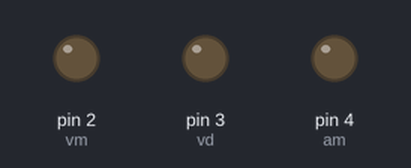
This sketch was run on a simulated Arduino Uno, built with avr-gcc and run on an emulated ATmega328P. On the bench: output pins drawn as LEDs (lit = HIGH).

Above: at 1.0 s.
At 3.0 s:
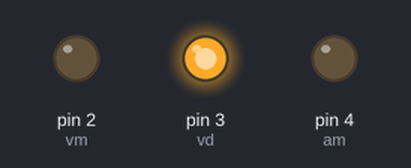
At 5.0 s:
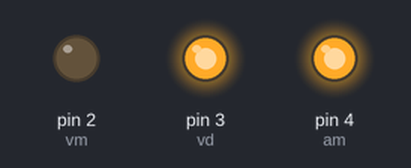
At 7.0 s:
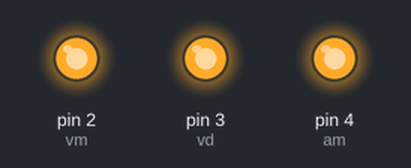
Timing chart, 0 to 10.4 s (numbered marks = the images above):
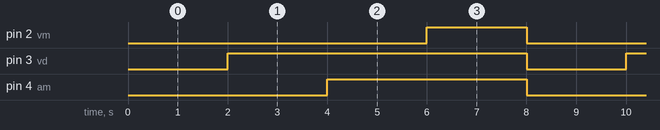

Measured:
- by itself, pin 2 (vm): alternates HIGH for 2.0 s and LOW for 6.0 s
- by itself, pin 3 (vd): alternates HIGH for 6.0 s and LOW for 2.0 s
- by itself, pin 4 (am): alternates HIGH for 4.0 s and LOW for 4.0 s

The sketch:

Trabalho_Em_Grupo_Luzinha_Millis.ino
```cpp
#define vm 2
#define vd 3
#define am 4
long tempo;

void setup() {
pinMode(vm,OUTPUT);
pinMode(vd,OUTPUT);
pinMode(am,OUTPUT);
}

void loop() {
 if(millis() >= tempo+2000){
  digitalWrite(vd,HIGH);
  }
 if(millis() >= tempo+4000) {
  digitalWrite(am,HIGH);
 }
 if(millis()>= tempo+6000) {
  digitalWrite(vm, HIGH);
 }
 if(millis()>= tempo+8000){
  digitalWrite(vm,LOW);
  digitalWrite(am,LOW);
  digitalWrite(vd,LOW);
  tempo = millis();

 }
}
```
